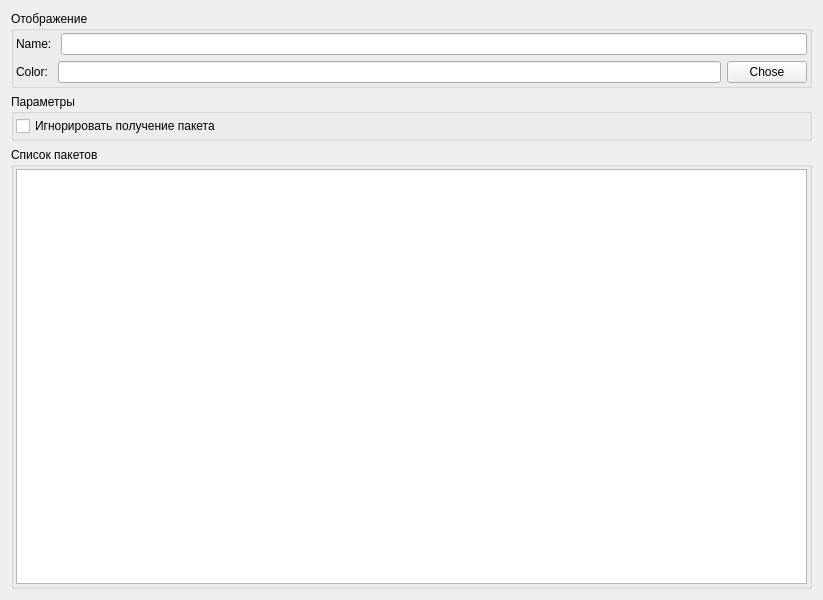
<?xml version="1.0" encoding="UTF-8"?>
<ui version="4.0">
 <class>PackageDetailWindow</class>
 <widget class="QWidget" name="PackageDetailWindow">
  <property name="geometry">
   <rect>
    <x>0</x>
    <y>0</y>
    <width>823</width>
    <height>600</height>
   </rect>
  </property>
  <property name="minimumSize">
   <size>
    <width>600</width>
    <height>600</height>
   </size>
  </property>
  <property name="windowTitle">
   <string>Package</string>
  </property>
  <layout class="QVBoxLayout" name="verticalLayout">
   <item>
    <widget class="QGroupBox" name="groupBox">
     <property name="title">
      <string>Отображение</string>
     </property>
     <layout class="QVBoxLayout" name="verticalLayout_2">
      <property name="leftMargin">
       <number>2</number>
      </property>
      <property name="topMargin">
       <number>2</number>
      </property>
      <property name="rightMargin">
       <number>2</number>
      </property>
      <property name="bottomMargin">
       <number>2</number>
      </property>
      <item>
       <layout class="QHBoxLayout" name="horizontalLayout">
        <item>
         <widget class="QLabel" name="label">
          <property name="text">
           <string>Name: </string>
          </property>
         </widget>
        </item>
        <item>
         <widget class="QLineEdit" name="pkgNameTextEdit"/>
        </item>
       </layout>
      </item>
      <item>
       <layout class="QHBoxLayout" name="horizontalLayout_2">
        <item>
         <widget class="QLabel" name="label_2">
          <property name="text">
           <string>Color: </string>
          </property>
         </widget>
        </item>
        <item>
         <widget class="QLineEdit" name="colorTextLineEdit"/>
        </item>
        <item>
         <widget class="QPushButton" name="btnChoseColor">
          <property name="text">
           <string>Chose</string>
          </property>
         </widget>
        </item>
       </layout>
      </item>
     </layout>
    </widget>
   </item>
   <item>
    <widget class="QGroupBox" name="groupBox_2">
     <property name="title">
      <string>Параметры</string>
     </property>
     <layout class="QVBoxLayout" name="verticalLayout_3">
      <property name="leftMargin">
       <number>2</number>
      </property>
      <property name="topMargin">
       <number>2</number>
      </property>
      <property name="rightMargin">
       <number>2</number>
      </property>
      <property name="bottomMargin">
       <number>2</number>
      </property>
      <item>
       <layout class="QHBoxLayout" name="horizontalLayout_3">
        <item>
         <widget class="QCheckBox" name="cbIgnorePackage">
          <property name="text">
           <string>Игнорировать получение пакета</string>
          </property>
         </widget>
        </item>
       </layout>
      </item>
     </layout>
    </widget>
   </item>
   <item>
    <widget class="QGroupBox" name="groupBox_3">
     <property name="title">
      <string>Список пакетов</string>
     </property>
     <layout class="QHBoxLayout" name="horizontalLayout_4">
      <property name="leftMargin">
       <number>2</number>
      </property>
      <property name="topMargin">
       <number>2</number>
      </property>
      <property name="rightMargin">
       <number>2</number>
      </property>
      <property name="bottomMargin">
       <number>2</number>
      </property>
      <item>
       <widget class="QTableView" name="packagesTableView"/>
      </item>
     </layout>
    </widget>
   </item>
  </layout>
 </widget>
 <resources/>
 <connections/>
</ui>
